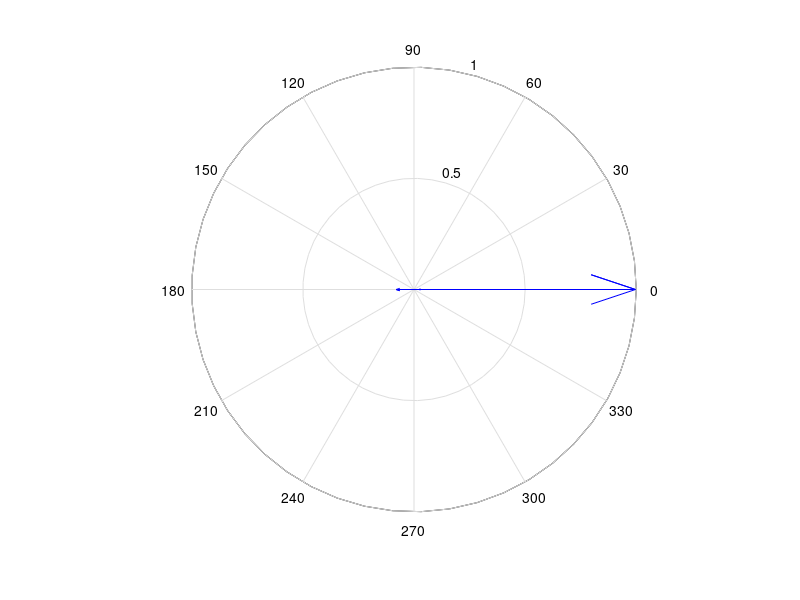
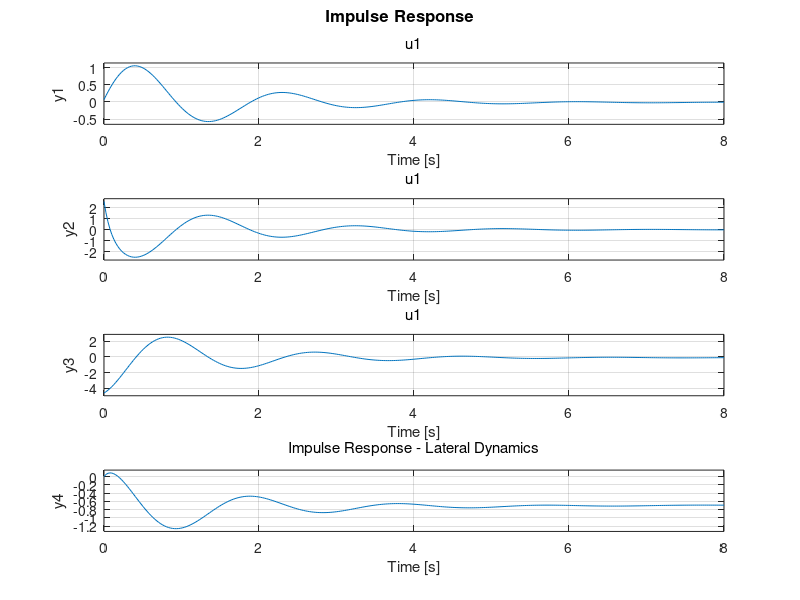
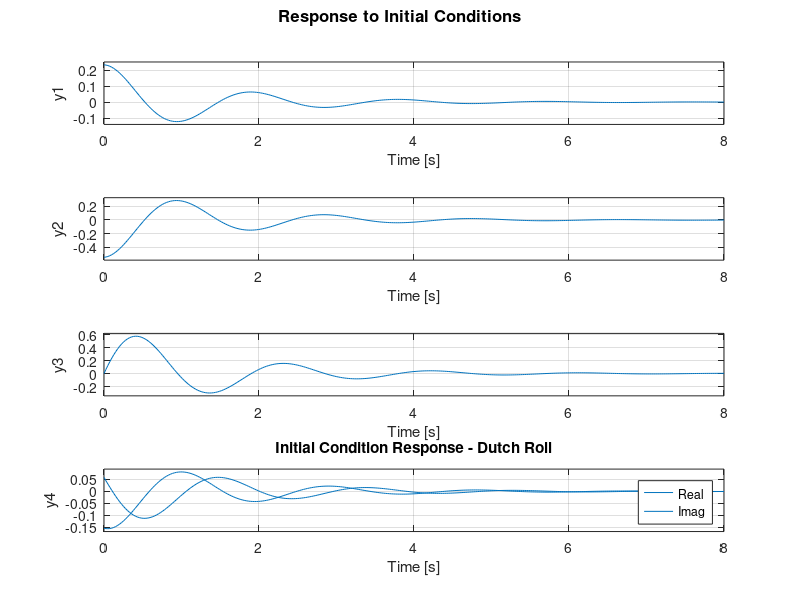
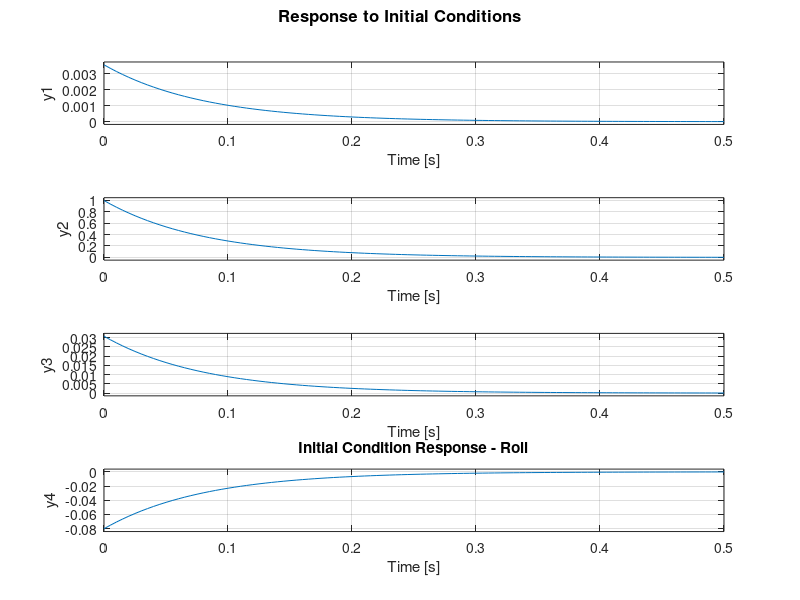

Here is the MATLAB script that generated these plots, in order: (Note: this script raises an error after producing the figures.)
% Navion lateral dynamics
% JSH 10/23/18

clear all global;

% Lateral Dynamics, u0 = 132 kts, h = 5000 ft
A = [-0.1473 -0.0014 -0.9918 0.1470; ...
     -28.749 -12.41 2.535 0; ...
     10.119 -0.382 -1.259 0; ...
     0 1 0 0];
B = [0.0708 2.548 -4.597 0]';
C = eye(4);
D = [0 0 0 0]';
G_lat = ss(A,B,C,D);

% Compute eigenstructure
[V,lambda] = eig(A);
V1 = V(:,1);    % Roll
V2 = V(:,2);    % Dutch Roll 1
V3 = V(:,3);    % Dutch Roll 2
V4 = V(:,4);    % Spiral    

figure(1); 
compass(V1);

damp(G_lat);    % or damp(A)

% Impulse Response
figure(2); clf;
impulse(G_lat,8); grid on;
title('Impulse Response - Lateral Dynamics');

% Initial condition response
figure(3); clf;
initial(G_lat,real(V2),8); grid on; hold on;
initial(G_lat,imag(V2),8); 
title('Initial Condition Response - Dutch Roll');
legend('Real','Imag');
figure(4); clf;
initial(G_lat,real(V1),0.5); grid on;
title('Initial Condition Response - Roll');
figure(5); clf;
initial(G_lat,real(V4),300); grid on;
title('Initial Condition Response - Spiral');
figure(6); clf;
initial(G_lat,B,8); grid on;
title('Initial Condition Response - B Matrix');

% Forced response
x0 = [0 0 0 0]';
[U,T] = gensig('sin',2,6);
[Y,T1,X] = lsim(G_lat,U,T,x0);
figure(7); clf;
subplot(4,1,1); plot(T,Y(:,1),'m');
title('Forced Response');
hold on; plot(T,U,'k--'); grid on; ylabel('\Delta\beta');
subplot(4,1,2); plot(T,Y(:,2),'b');
hold on; plot(T,U,'k--'); grid on; ylabel('\Deltap');
subplot(4,1,3); plot(T,Y(:,3),'r');
hold on; plot(T,U,'k--'); grid on; ylabel('\Deltar');
subplot(4,1,4); plot(T,Y(:,4),'g');
hold on; plot(T,U,'k--'); grid on; ylabel('\Delta\phi');
xlabel('Time(sec)');

t1 = 32; t2 = 32;
U2 = [zeros(1,t1) ones(1,t2) zeros(1,193-t1-t2)]';
[Y,T1,X] = lsim(G_lat,U2,T,x0);
figure(8); clf;
subplot(4,1,1); plot(T,Y(:,1),'m');
title('Forced Response');
hold on; plot(T,U2,'k--'); grid on; ylabel('\Delta\beta');
subplot(4,1,2); plot(T,Y(:,2),'b');
hold on; plot(T,U2,'k--'); grid on; ylabel('\Deltap');
subplot(4,1,3); plot(T,Y(:,3),'r');
hold on; plot(T,U2,'k--'); grid on; ylabel('\Deltar');
subplot(4,1,4); plot(T,Y(:,4),'g');
hold on; plot(T,U2,'k--'); grid on; ylabel('\Delta\phi');
xlabel('Time(sec)');

% Frequency response
s = tf('s');
G = C*inv(s*eye(4)-A)*B;
figure(9); clf;
bode(G(1),'m',G(2),'b',G(3),'r',G(4),'g',{1e-1,1e2}); 
grid on;
legend('to \Delta\beta', 'to \Deltap','to \Deltar','to \Delta\phi');

figure(10); clf
sigma(G_lat,'k--'); hold on; grid on;
[mag, phase, omega] = bode(G_lat);
mag = squeeze(mag); phase = squeeze(phase);
omega_min = 1; omega_max = 1e3;
plot(omega, 20*log10(mag(1,:)),'m');
plot(omega, 20*log10(mag(2,:)),'b');
plot(omega, 20*log10(mag(3,:)),'r');
plot(omega, 20*log10(mag(4,:)),'g');
set(gca, 'XScale','log')
xlabel('Frequency (rad/sec)')
ylabel('Magnitude (dB)')
axis([1e-1 1e2 -80 20]);
legend('\sigma(G)','to \Delta\beta', 'to \Deltap','to \Deltar','to \Delta\phi');